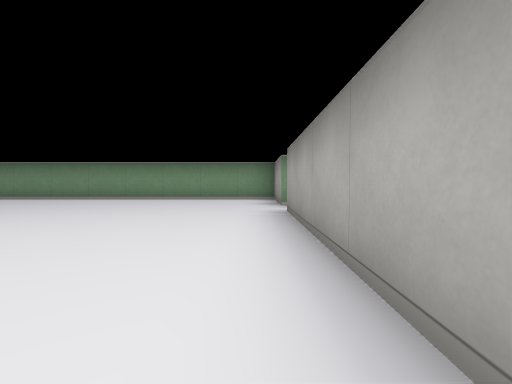
View 1 (above)

24 first-person views from a walk through a cub3D level. The camera is about half as high as the walls, tilts 2° down and sees 85° across. The floor is counted in squares. Each view is taken from the middle of a square. On the plan, view 1 faces up. The plan holds only what a view shows up to about 9 squares ahead; the rest is blank.

View 2
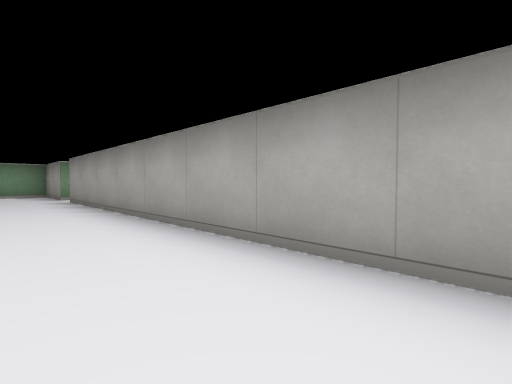

View 3
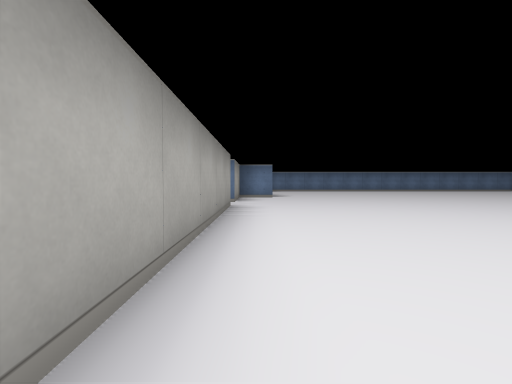

View 4
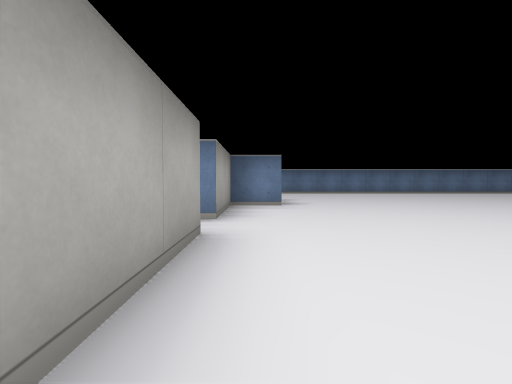

View 5
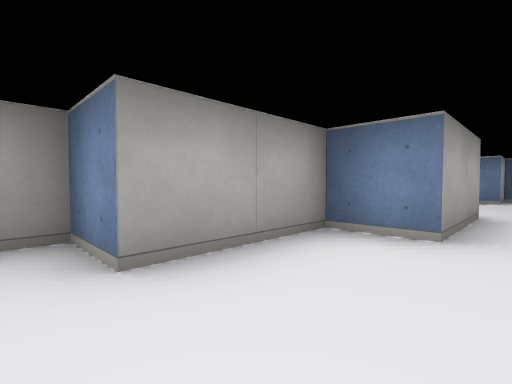

View 6
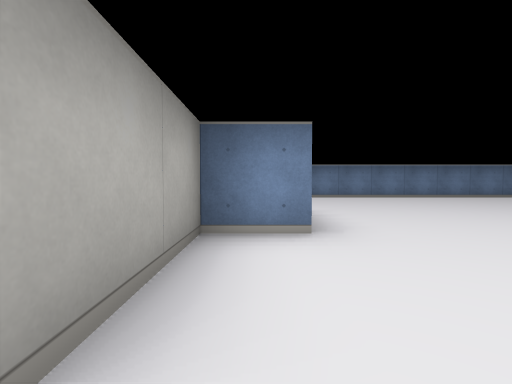

View 7
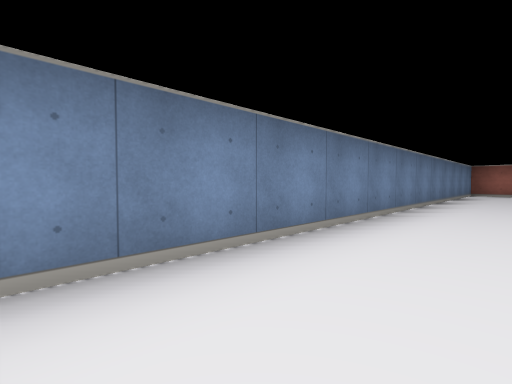

View 8
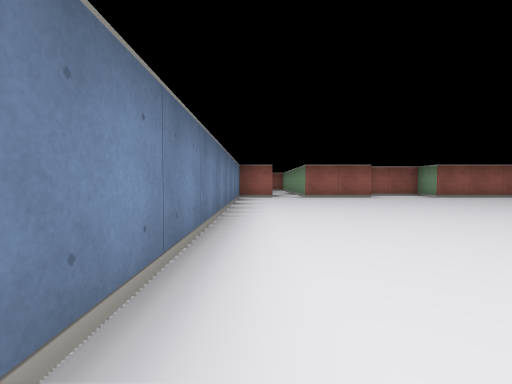

View 9
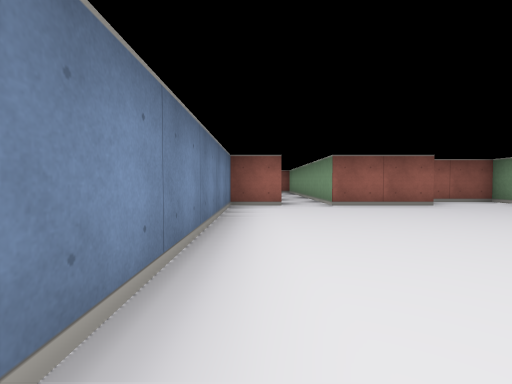

View 10
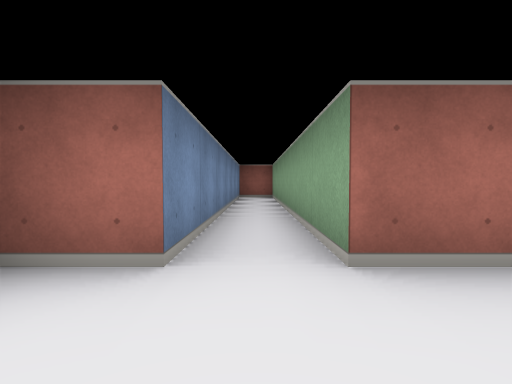

View 11
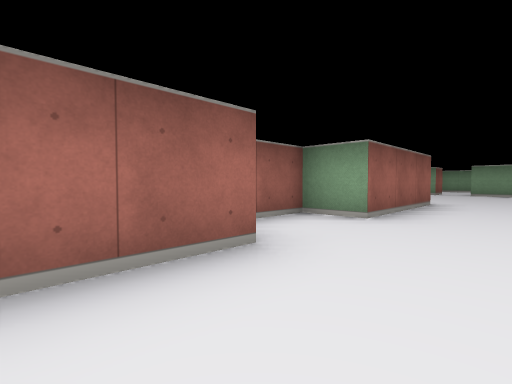

View 12
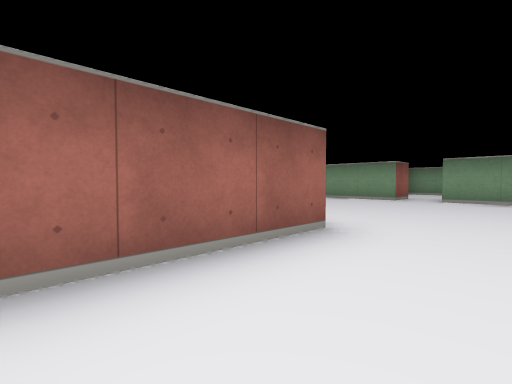

View 13
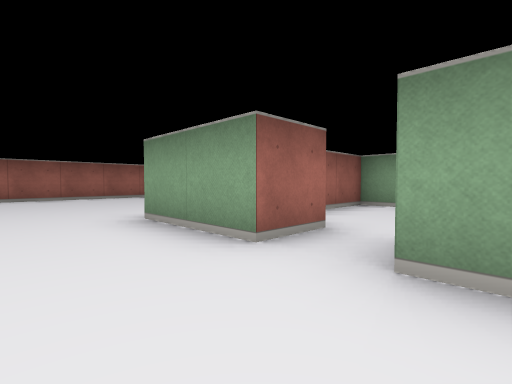

View 14
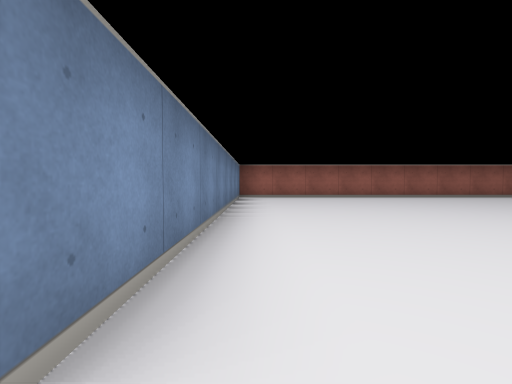

View 15
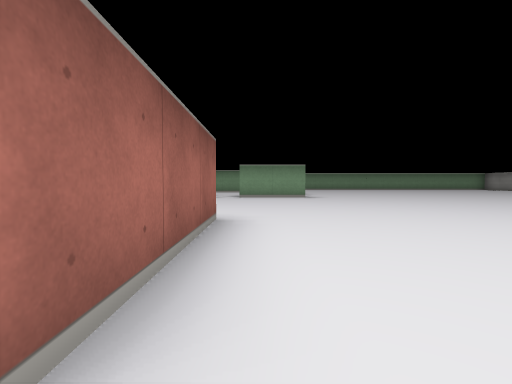

View 16
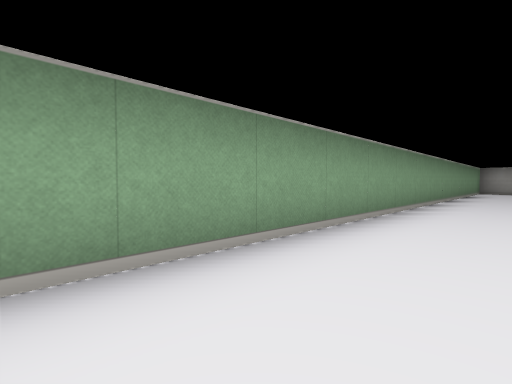

View 17
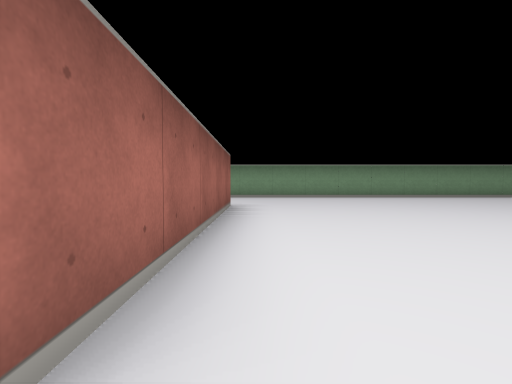

View 18
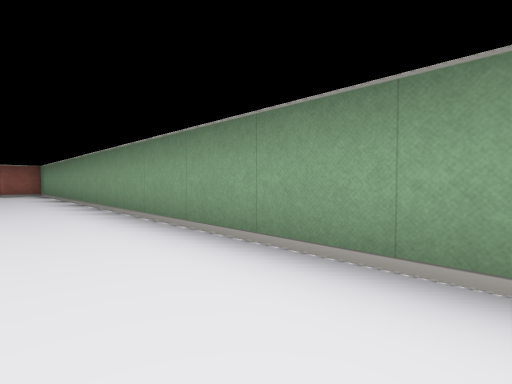

View 19
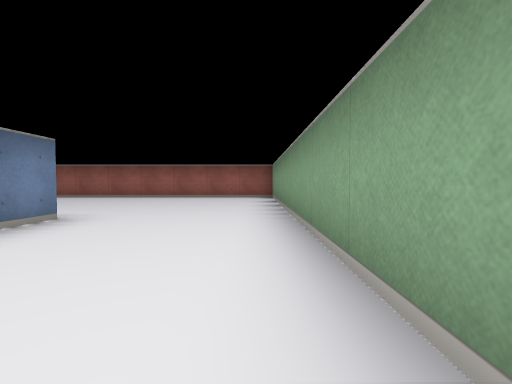

View 20
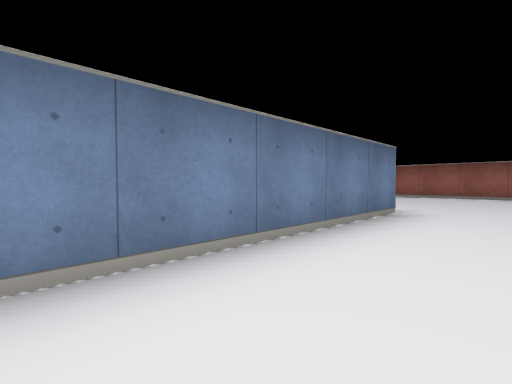

View 21
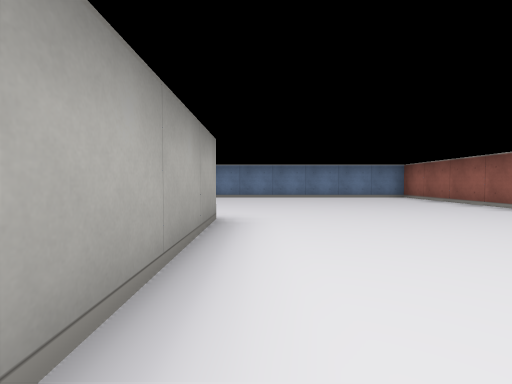

View 22
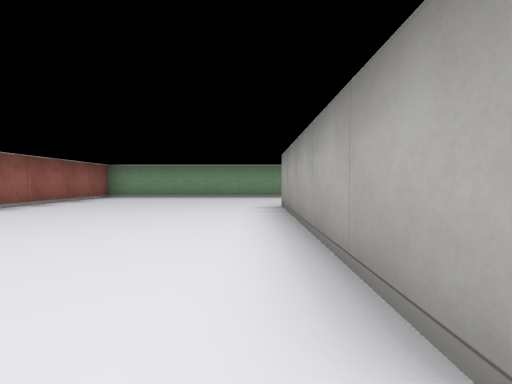

View 23
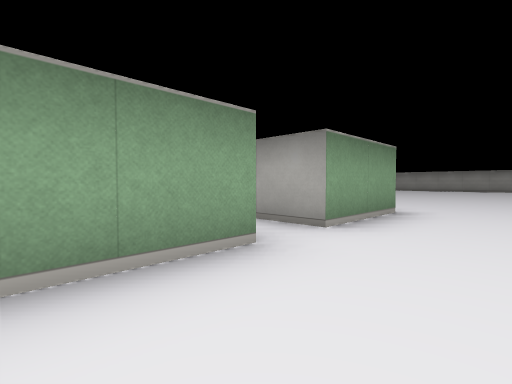

View 24
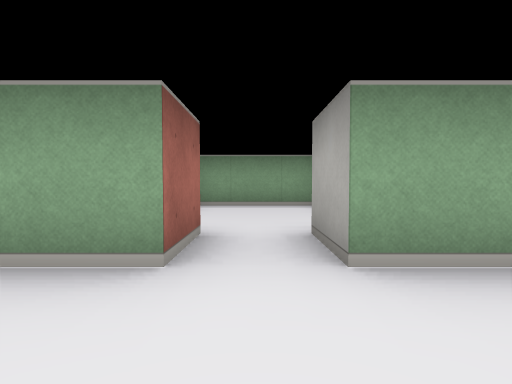

### Floor plan
Points are (right, up) in squares from view 1. A wall is a line through its corners. A room is listed if a view was taken in it or the views show most of it. See-through windows are left out.
Room 1 (views 1, 2, 3, 4, 5, 6, 7, 8, 9, 10, 11, 12, 13, 14, 15, 16, 17, 18, 19, 20, 21, 22, 23, 24)
walls: (-14.5, -0.5) (-16.5, -0.5) (-16.5, 4.5) (-12, 4.5); (-11.5, 4.5) (-11.5, -0.5) (-13.5, -0.5); (-13.5, -10.4) (-13.5, -12.5) (-20.5, -12.5) (-20.5, -13.5) (-13.5, -13.5) (-13.5, -14.5) (-0.5, -14.5) (-0.5, -13.5) (-0.1, -13.5); (0.5, -5.5) (0.5, 4.5); (-0.5, -10.5) (-0.5, -8.5) (0.5, -8.5) (0.5, -6.5) (1.5, -6.5) (1.5, -6); (0.5, 5.5) (0.5, 7.5) (-21.5, 7.5) (-21.5, -5.5) (-13.5, -5.5) (-13.5, -8.5) (-14.5, -8.5) (-14.5, -9.9)
ways out: opening at (-14, 0) to room 2
Room 2 (no view inside)
walls: (-14.5, 0.5) (-14.5, -0.5); (-12.9, 3.5) (-15.5, 3.5) (-15.5, 2.1); (-13.5, -0.5) (-13.5, 0.5)
ways out: opening at (-14, 0) to room 1

Positions as (right, up) in squares from view 1, and headings:
1: (0, 0), facing up
2: (-1, -3), facing up-right
3: (0, 0), facing down
4: (0, -3), facing down
5: (-1, -6), facing down-right
6: (0, -6), facing down
7: (-2, -13), facing down-left
8: (-5, -14), facing left
9: (-8, -14), facing left
10: (-12, -13), facing left
11: (-12, -12), facing up-left
12: (-12, -8), facing up-left
13: (-13, -2), facing up-left
14: (-13, -5), facing left
15: (-13, -9), facing up
16: (-13, 6), facing up-right
17: (-11, -1), facing up
18: (-10, 6), facing up-left
19: (-13, 7), facing left
20: (-12, 6), facing down-left
21: (-17, 3), facing down
22: (-17, -1), facing up
23: (-16, -2), facing up-right
24: (-14, -2), facing up
